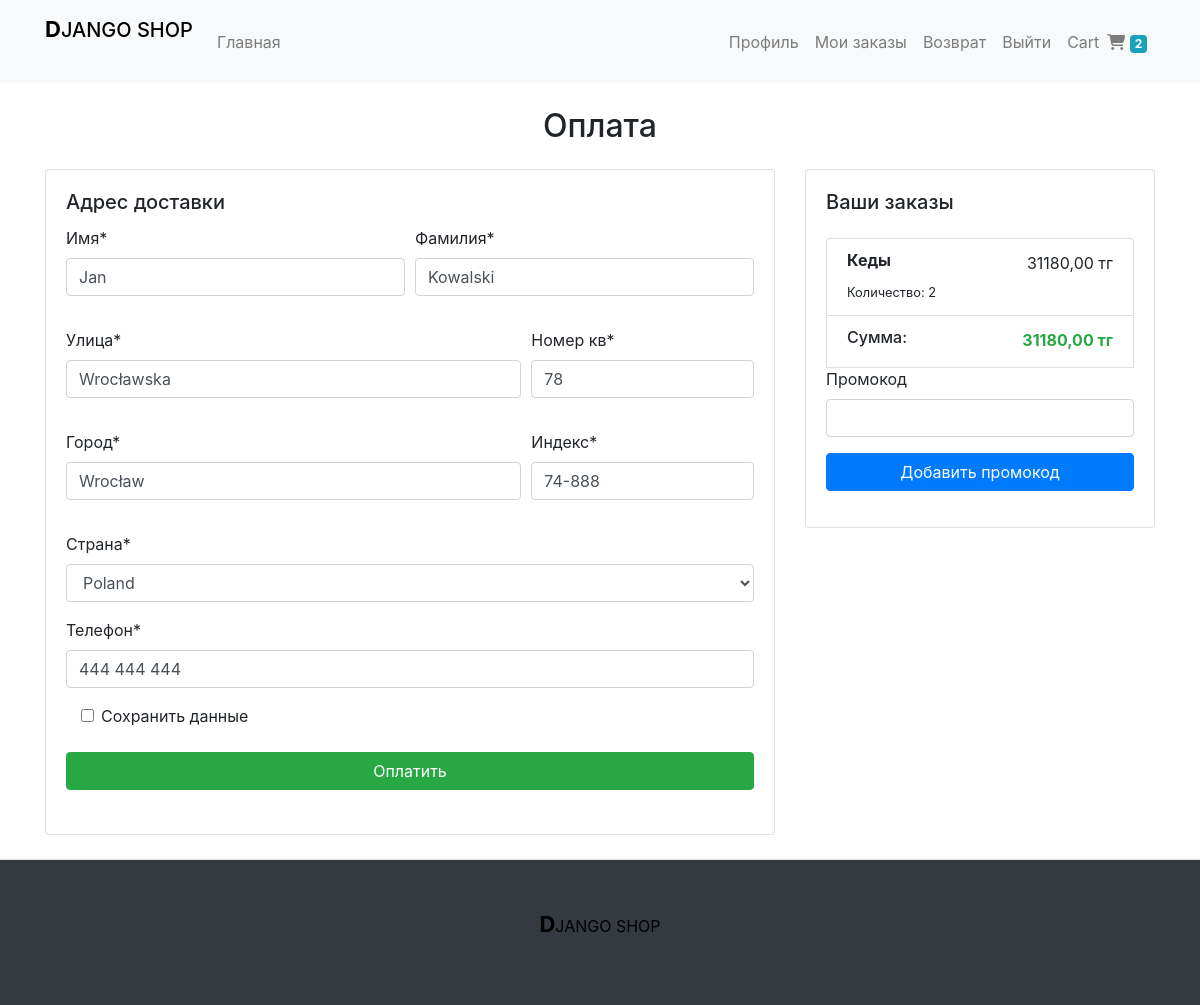
The app's page /checkout/ (signed in) with its own data.
### carts/models.py (models this page shows, shortened)
class Order(models.Model):
    order_id = models.CharField(max_length=20)
    user = models.ForeignKey(settings.AUTH_USER_MODEL, on_delete=models.CASCADE)
    items = models.ManyToManyField(OrderItem)
    ordered = models.BooleanField(default=False)
    created_date = models.DateTimeField(auto_now_add=True)
    shipping_address = models.ForeignKey(ShippingAddress, on_delete=models.SET_NULL, null=True, blank=True)
    payment = models.ForeignKey(Payment, on_delete=models.SET_NULL, null=True, blank=True)
    promo_code_applied = models.BooleanField(default=False)
    promo_code_discount = models.FloatField(default=0)
    refund_requested = models.BooleanField(default=False)
    refund_granted = models.BooleanField(default=False)
    def get_all_items(self):
        return [item for item in self.items.all()]
    def get_total_amount(self):
        total = sum(item.get_total() for item in self.items.all())
        return total - self.promo_code_discount
    def get_total_quantity(self):
        return sum(item.quantity for item in self.items.all())

class OrderItem(models.Model):
    user = models.ForeignKey(settings.AUTH_USER_MODEL, on_delete=models.CASCADE)
    item = models.ForeignKey(Product, on_delete=models.CASCADE)
    quantity = models.IntegerField(default=1)
    created_date = models.DateTimeField(auto_now_add=True)
    def get_total(self):
        return round(self.item.price * self.quantity, 2)

### checkout/models.py (models this page shows, shortened)
class ShippingAddress(models.Model):
    user = models.ForeignKey(settings.AUTH_USER_MODEL, on_delete=models.CASCADE)
    first_name = models.CharField(max_length=100)
    last_name = models.CharField(max_length=100)
    street = models.CharField(max_length=100)
    street_number = models.CharField(max_length=10)
    zip_code = models.CharField(max_length=30)
    city = models.CharField(max_length=50)
    country = CountryField()
    phone = models.CharField(max_length=30)
    current_address = models.BooleanField(default=False)

### products/models.py (models this page shows, shortened)
class Product(models.Model):
    IMG_DIMENSION = 540
    name = models.CharField(max_length=50)
    description = models.TextField()
    price = models.FloatField()
    category = models.ForeignKey(Category, on_delete=models.CASCADE)
    thumbnail = models.ImageField(upload_to='products/')
    class Meta:
        ordering = ['pk']

### checkout/views.py (the view, shortened to what this page needs)
# urls.py: path('', CheckoutView.as_view(), name='checkout'),
class CheckoutView(LoginRequiredMixin, View):
    def get(self, *args, **kwargs):
        order = Order.objects.filter(user=self.request.user, ordered=False).first()
        if not order:
            return redirect('checkout:checkout')
        order_items = order.get_all_items()
        shipping_address = ShippingAddress.objects.filter(user=self.request.user, current_address=True)
        shipping_address = shipping_address.first() if shipping_address.exists() else None
        form = ShippingAddressForm(instance=shipping_address)
        promo_form = PromotionCodeForm()
        context = {
            'order': order,
            'order_items': order_items,
            'form': form,
            'promo_form': promo_form
        }
        return render(self.request, 'checkout/checkout.html', context)

### checkout/models.py
class ShippingAddressForm(forms.ModelForm):
    save_address = forms.BooleanField(required=False, label='Сохранить данные')
    first_name = forms.CharField(label='Имя')
    last_name = forms.CharField(label='Фамилия')
    street = forms.CharField(label='Улица')
    street_number = forms.CharField(label='Номер кв')
    city = forms.CharField(label='Город')
    zip_code = forms.CharField(label='Индекс')
    phone = forms.CharField(label='Телефон')
    class Meta:
        model = ShippingAddress
        fields = [
            'first_name',
            'last_name',
            'street',
            'street_number',
            'zip_code',
            'city',
            'country',
            'phone'
        ]
        labels = {
            'country': 'Страна'
        }

class PromotionCodeForm(forms.ModelForm):
    def __init__(self, *args, **kwargs):
        super().__init__(*args, **kwargs)
        self.fields['code'].required = False
    class Meta:
        model = PromotionCode
        fields = ['code']
        labels = {
            'code': 'Промокод'
        }

### carts/templatetags/cart_icon.py (called while the page is built)
@register.filter
def total_cart_items(user):
    if user.is_authenticated:
        order = Order.objects.filter(user=user, ordered=False).first()
        return order.get_total_quantity() if order else 0
    return 0

### checkout/templates/checkout/checkout.html (shortened to what this page needs)
{% extends "products/base.html" %}
{% load static %}
{% load crispy_forms_tags %}
{% block content %}
    <div class="container my-4">
        <h2 class="text-center my-4">Оплата</h2>
        {% if order_items %}
            <div class="row">
                <div class="col-lg-8 order-2 order-lg-1">
                    <div class="card">
                      <div class="card-body">
                        <h5 class="card-title">Адрес доставки</h5>
                          <form method="POST">
                              {% include 'checkout/shipping_address_form.html' %}
                              <div class="form-group col-md-4">
                                {{ form.save_address|as_crispy_field  }}
                            </div>
                              <button type="submit" class="btn btn-block btn-success my-4">Оплатить</button>
                          </form>
                      </div>
                    </div>
                </div>
                <div class="col-lg-4 order-1 order-lg-2">
                    <div class="card">
                      <div class="card-body">
                        <h5 class="card-title mb-4">Ваши заказы</h5>
                          <ul class="list-group">
                            {% for item in order_items %}
                                <li class="list-group-item d-flex justify-content-between">
                                    <div>
                                        <h6 class="font-weight-bold">{{ item.item.name }}</h6>
                                        <small>Количество: {{ item.quantity }}</small>
                                    </div>
                                    <span>{{ item.get_total|floatformat:2 }} тг</span>
                                </li>
                            {% endfor %}
                                <li class="list-group-item d-flex justify-content-between">
                                    <h6>Сумма:</h6>
                                    <span class="font-weight-bold text-success">{{ order.get_total_amount|floatformat:2 }} тг</span>
                                </li>
                                {% if not order.promo_code_applied %}
                                    <div class="form-group">
                                        <form method="POST" action="{% url 'checkout:promotion-code' %}">
                                            {{ promo_form.code|as_crispy_field  }}
                                            <button class="btn btn-primary btn-block">Добавить промокод</button>
                                        </form>
                                    </div>
                                {%endif %}
                          </ul>
                      </div>
                    </div>
                </div>
            </div>
        {% endif %}
    </div>
{% endblock %}

### products/templates/products/navbar.html (shortened to what this page needs)
{% load cart_icon %}
<nav class="navbar sticky-top navbar-expand-md navbar-light bg-light">
    <div class="container">
        <a class="navbar-brand h1 text-primary" href="{% url 'products:home-page' %}"><p style="color: black; "><b style="font-size: 22px;">D</b>JANGO SHOP</p></a>
        <div class="collapse navbar-collapse" id="navbarToggler">
            <ul class="navbar-nav mr-auto">
                <li class="nav-item">
                    <a class="nav-link" href="{% url 'products:home-page' %}">Главная</a>
                </li>
            </ul>
            <ul class="navbar-nav">
                {% if user.is_authenticated %}
                    <li class="nav-item">
                        <a class="nav-link" href="{% url 'profile' %}">Профиль</a>
                    </li>
                    <li class="nav-item">
                        <a class="nav-link" href="{% url 'show-orders' %}">Мои заказы</a>
                    </li>
                    <li class="nav-item">
                        <a class="nav-link" href="{% url 'refund' %}">Возврат</a>
                    </li>
                    <li class="nav-item">
                        <a class="nav-link" href="{% url 'account_logout' %}">Выйти</a>
                    </li>
                {% endif %}
                <li class="nav-item">
                    <a class="nav-link" href="{% url 'carts:show-cart' %}">Cart<i class="fas fa-shopping-cart ml-2"></i>
                        <span id="cart-total-items" class="badge badge-info">{{ user| total_cart_items }}</span>
                    </a>
                </li>
            </ul>
        </div>
    </div>
</nav>

### checkout/templates/checkout/shipping_address_form.html
{% load crispy_forms_tags %}
<div class="form-row">
    <div class="form-group col-md-6">
        {{ form.first_name|as_crispy_field  }}
    </div>
    <div class="form-group col-md-6">
        {{ form.last_name|as_crispy_field  }}
    </div>
</div>
<div class="form-row">
    <div class="form-group col-md-8">
        {{ form.street|as_crispy_field  }}
    </div>
    <div class="form-group col-md-4">
        {{ form.street_number|as_crispy_field  }}
    </div>
</div>
<div class="form-row">
    <div class="form-group col-md-8">
        {{ form.city|as_crispy_field  }}
    </div>
    <div class="form-group col-md-4">
        {{ form.zip_code|as_crispy_field  }}
    </div>
</div>
{{ form.country|as_crispy_field  }}
{{ form.phone|as_crispy_field  }}

### records on screen
ShippingAddress: first_name "Jan", last_name "Kowalski", street "Wrocławska", street_number "78", city "Wrocław", zip_code "74-888", country "Poland", phone "444 444 444"
OrderItem: item.name "Кеды", quantity "2", get_total "31180,00"
Order: get_total_amount "31180,00"

### other values on screen
{{ user| total_cart_items }} "2"
